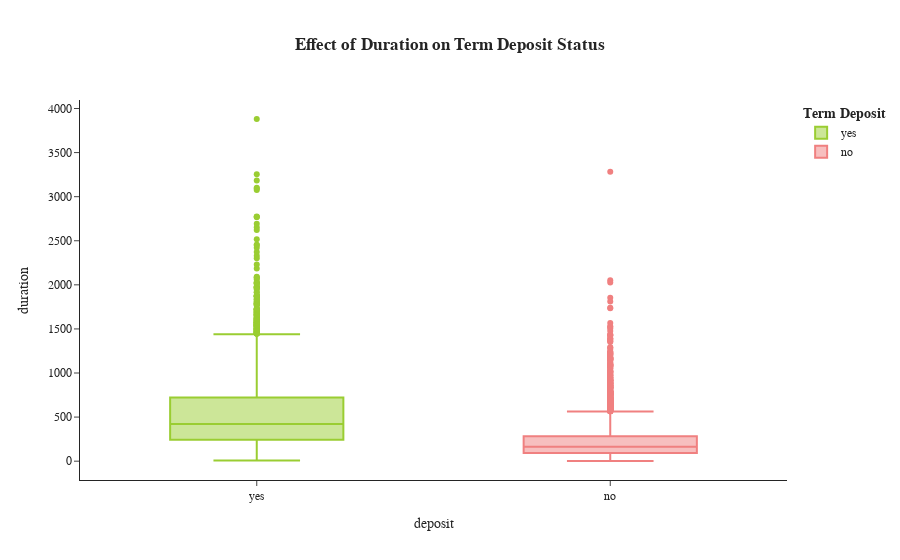

Notebook source saved alongside this figure:
### Markdown cell above
Insight📊:

- The median duration of the clients who subscribed for the term deposit is 426.
- The median duration of the clients who are not subscribed for the term deposit is 163.
- It is clear, that the duration is highly affecting the target variable.

### Code cell
fig=px.box(df,x='deposit',y='duration',color='deposit',template='simple_white',color_discrete_sequence=['YellowGreen','LightCoral'],title='<b>Effect of Duration on Term Deposit Status')
fig.update_layout(title_x=0.5,font_family="Times New Roman",legend_title_text="<b>Term Deposit")
fig.show()

fig.show(renderer='colab')

### Figure 1 — Plotly figure (JSON) as saved in the notebook; plotly's stock layout.template omitted (floating-point values rounded to 4 significant figures; data arrays with more than 128 entries replaced by an {"elided": "..."} marker saying what was removed)
{"data": [{"alignmentgroup": "True", "hovertemplate": "deposit=%{x}<br>duration=%{y}<extra></extra>", "legendgroup": "yes", "marker": {"color": "YellowGreen"}, "name": "yes", "notched": false, "offsetgroup": "yes", "orientation": "v", "showlegend": true, "x": {"elided": "4967 str values"}, "x0": " ", "xaxis": "x", "y": {"elided": "4967 int values"}, "y0": " ", "yaxis": "y", "type": "box"}, {"alignmentgroup": "True", "hovertemplate": "deposit=%{x}<br>duration=%{y}<extra></extra>", "legendgroup": "no", "marker": {"color": "LightCoral"}, "name": "no", "notched": false, "offsetgroup": "no", "orientation": "v", "showlegend": true, "x": {"elided": "5358 str values"}, "x0": " ", "xaxis": "x", "y": {"elided": "5358 int values"}, "y0": " ", "yaxis": "y", "type": "box"}], "layout": {"xaxis": {"anchor": "y", "domain": [0, 1], "title": {"text": "deposit"}, "categoryorder": "array", "categoryarray": ["yes", "no"]}, "yaxis": {"anchor": "x", "domain": [0, 1], "title": {"text": "duration"}}, "legend": {"title": {"text": "<b>Term Deposit"}, "tracegroupgap": 0}, "title": {"text": "<b>Effect of Duration on Term Deposit Status", "x": 0.5}, "boxmode": "overlay", "font": {"family": "Times New Roman"}}}
